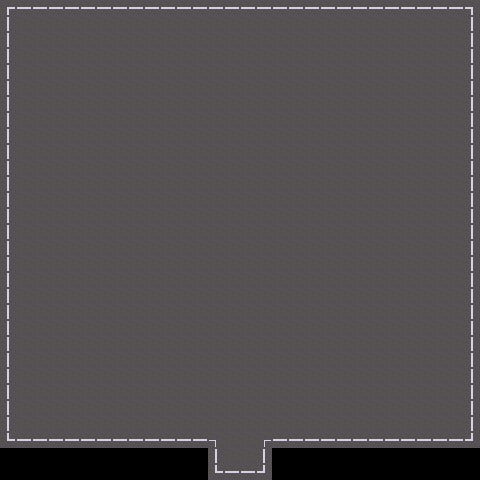

A level layout from a 2D game, rendered from its tile map. Below: a short description, then the map file with tile-grid data replaced by summaries:
An orthogonal 30x30 tile map with 16x16 px tiles, 3 tile layers (Background, Road, Prop) and 6 objects (4x NPC, 2x Transaction).

<map version="1.10" tiledversion="1.12.2" class="MapMeta" orientation="orthogonal" renderorder="right-down" width="30" height="30" tilewidth="16" tileheight="16" infinite="0" nextlayerid="5" nextobjectid="7">
 <properties>
  <property name="mapId" value="c7b1abd6-df38-5fe2-bfdd-1fa39b1515f9" />
  <property name="mapName" value="鱿鱼养殖场" />
  <property name="parentMap" value="f832cbde-46e4-52d6-92fb-860bee93c8a8" />
  <property name="region" value="鱿鱼山庄" />
  <property name="type" propertytype="MapType" value="inDoor" />
 </properties>
 <tileset firstgid="1" source="../../../tilesets/Godot_Autotiles_16x16.tsx" />
 <layer id="1" name="Background" width="30" height="30">
  <data>[900 cells, 848 non-empty, 11 distinct tile ids]</data>
 </layer>
 <layer id="2" name="Road" width="30" height="30">
  <data>[900 cells, 848 non-empty, 11 distinct tile ids]</data>
 </layer>
 <layer id="3" name="Prop" width="30" height="30">
  <data>[900 cells, 0 non-empty, 0 distinct tile ids]</data>
 </layer>
 <objectgroup id="4" name="Interactive">
  <object id="1" type="Transaction" x="224" y="448" width="32">
   <properties>
    <property name="from" value="f832cbde-46e4-52d6-92fb-860bee93c8a8" />
    <property name="to" value="c7b1abd6-df38-5fe2-bfdd-1fa39b1515f9" />
   </properties>
  </object>
  <object id="2" type="Transaction" x="208" y="464" width="64" height="16">
   <properties>
    <property name="from" value="c7b1abd6-df38-5fe2-bfdd-1fa39b1515f9" />
    <property name="to" value="f832cbde-46e4-52d6-92fb-860bee93c8a8" />
   </properties>
  </object>
  <object id="3" name="鱿鱼须" type="NPC" x="248.763" y="43.0835">
   <properties>
    <property name="npcId" value="1f8eac82-dee2-5f0f-a499-d133299a1171" />
    <property name="type" value="NPC" />
   </properties>
   <point />
  </object>
  <object id="4" name="iamkun" type="NPC" x="202.003" y="153.224">
   <properties>
    <property name="npcId" value="6ff590e8-67ff-5743-ab8b-99e7a22a4ad5" />
    <property name="type" value="NPC" />
   </properties>
   <point />
  </object>
  <object id="5" name="糖若曦" type="NPC" x="250" y="153.224">
   <properties>
    <property name="npcId" value="402a6e75-28a7-5ddb-8a1a-1fae27ba2596" />
    <property name="type" value="NPC" />
   </properties>
   <point />
  </object>
  <object id="6" name="姬小溪" type="NPC" x="297.203" y="153.481">
   <properties>
    <property name="npcId" value="651c7bc6-4e42-5bc5-a4a1-c1db3ba2edc6" />
    <property name="type" value="NPC" />
   </properties>
   <point />
  </object>
 </objectgroup>
</map>
